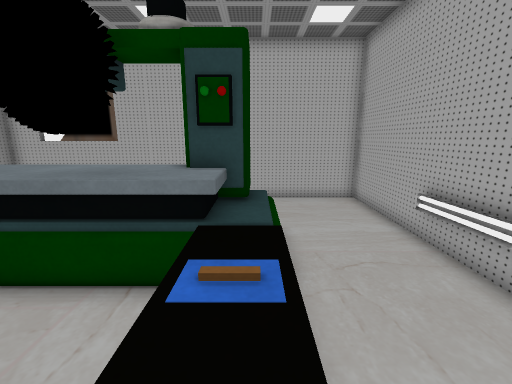
[1] (above)

12 first-person views from a walk through a scene from a Unity 3-D project. The camera is 1.5 m above the floor, tilts 12° down and sees 90° across. The floor is counted in squares, 0.5 m on a side. Each view is taken from the middle of a square. On the plan, view 1 faces up. The plan holds only what a view shows up to about 19 squares ahead; the rest is blank. The player is left out. Some surface patterns are stand-ins.

[2]
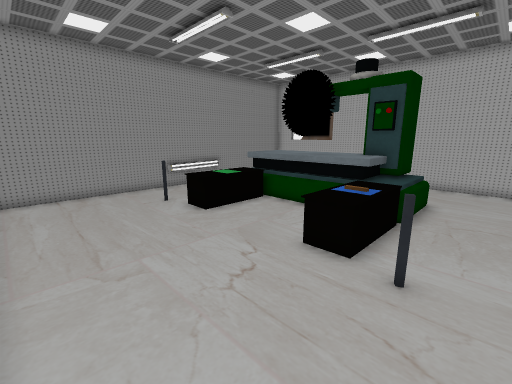

[3]
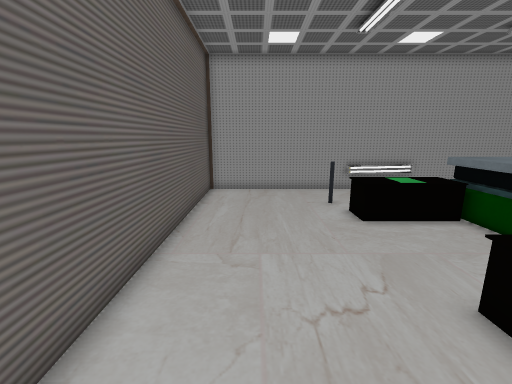

[4]
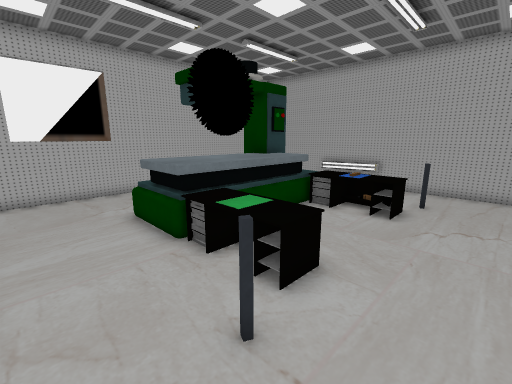

[5]
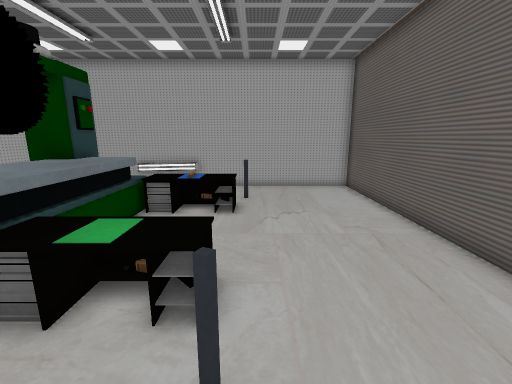

[6]
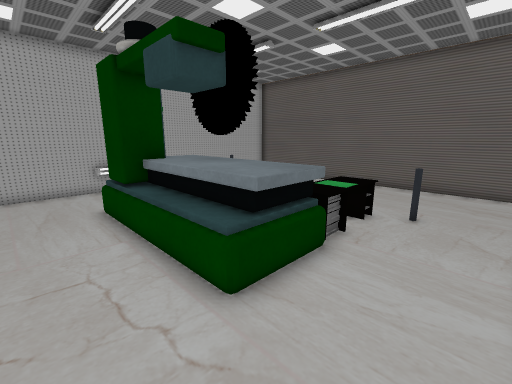

[7]
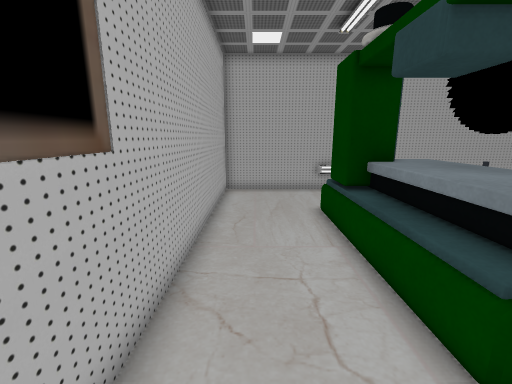

[8]
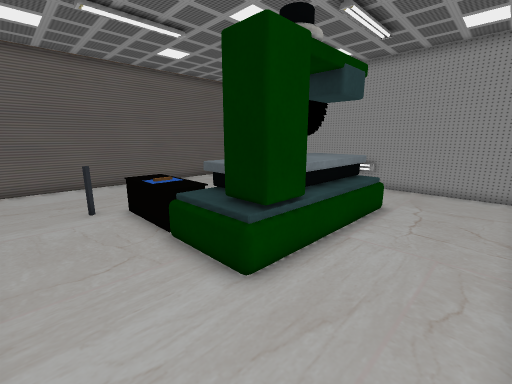

[9]
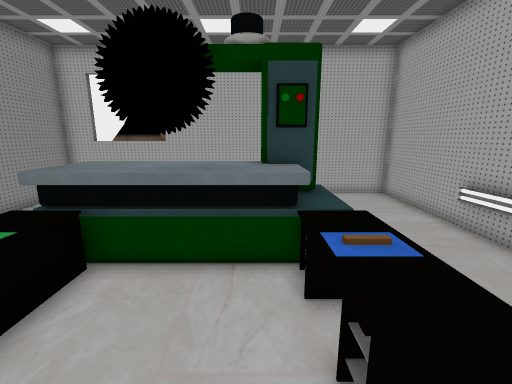

[10]
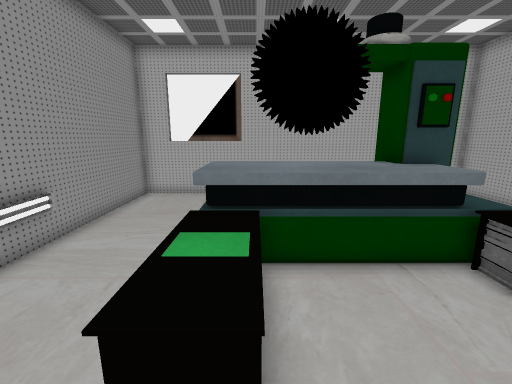

[11]
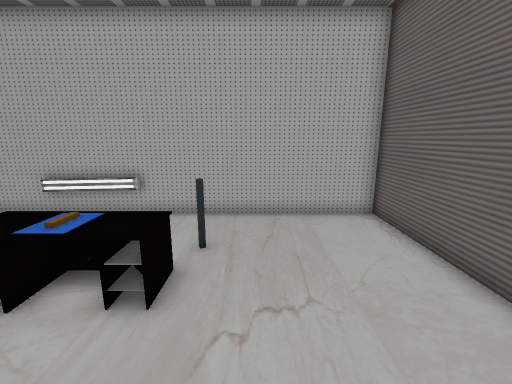

[12]
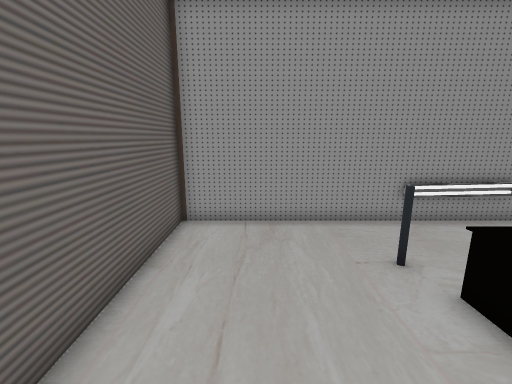

### Floor plan
Points are (right, up) in squares from view 1. A wall is a line through its corners. A room is listed if a view was taken in it or the views show most of it. See-through windows are left out.
Room 1 (views 1, 2, 3, 4, 5, 6, 7, 8, 9, 10, 11, 12)
walls: (-9.1, 13.1) (-10.6, 13.1); (-12, -5.7) (5, -5.7) (5, 12.8) (-12, 12.8) (-12, -5.7)
low walls: (-11.8, 6.2) (-11.8, 2.3); (4.8, 3.5) (4.8, 7.5)
objects: other object (-9, 0); other object (-7, 1) to (-6, 4); other object (-7, 5) to (0, 8); other object (-1, 1) to (0, 4); other object (2, 0)

Where each view was taken, in squares from view 1:
view 1: 0 up, 0 right, facing up
view 2: 5 down, 3 right, facing up-left
view 3: 3 down, 3 right, facing left
view 4: 2 down, 11 left, facing up-right
view 5: 0 up, 11 left, facing right
view 6: 11 up, 11 left, facing down-right
view 7: 11 up, 10 left, facing right
view 8: 12 up, 4 right, facing down-left
view 9: 1 down, 2 left, facing up
view 10: 1 down, 6 left, facing up
view 11: 1 down, 5 left, facing right
view 12: 3 down, 3 left, facing left
